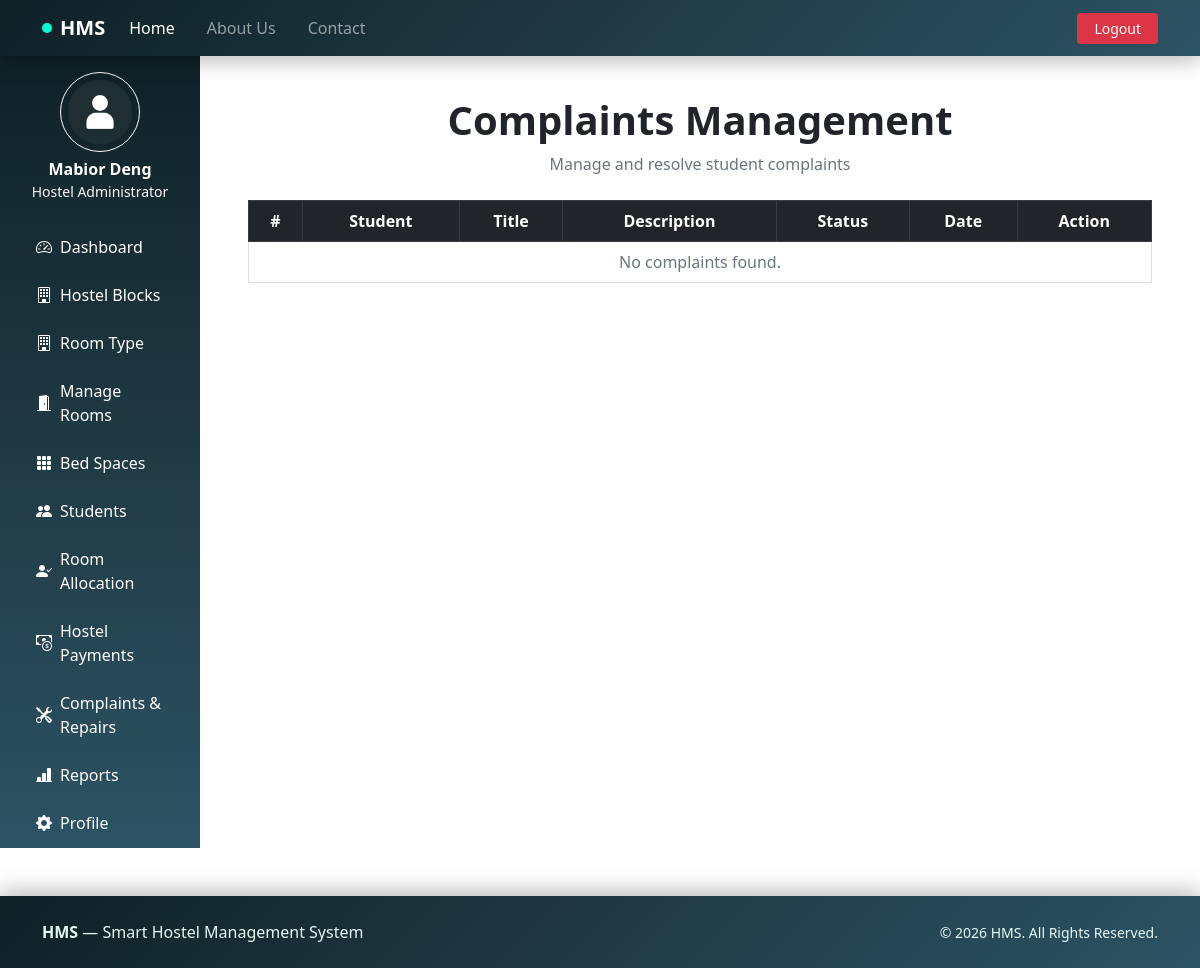
The page /admin/complaints.php (signed in) on the database as committed earlier.
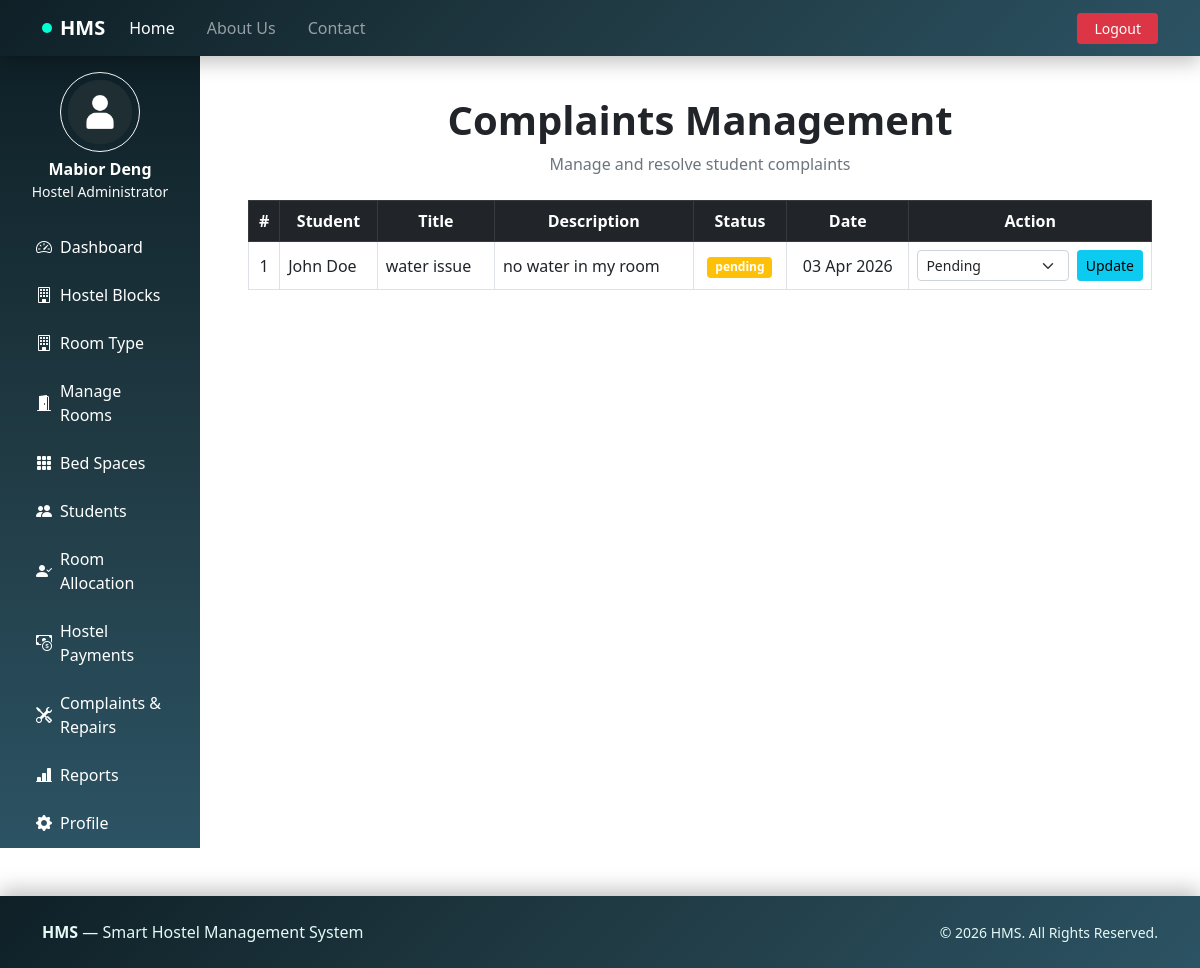
The same page on the database as committed later.
### tables this page shows
CREATE TABLE `complaints` (
  `id` int(11) UNSIGNED NOT NULL,
  `student_id` int(10) UNSIGNED NOT NULL,
  `title` varchar(255) NOT NULL,
  `description` text NOT NULL,
  `status` enum('pending','in_progress','resolved') DEFAULT 'pending',
  `created_at` timestamp NOT NULL DEFAULT current_timestamp(),
  `updated_at` timestamp NOT NULL DEFAULT current_timestamp() ON UPDATE current_timestamp()
);

CREATE TABLE `users` (
  `id` int(10) UNSIGNED NOT NULL,
  `full_name` varchar(100) NOT NULL,
  `email` varchar(100) NOT NULL,
  `role` enum('student','admin') NOT NULL DEFAULT 'student',
  `password` varchar(255) NOT NULL,
  `created_at` timestamp NOT NULL DEFAULT current_timestamp(),
  `updated_at` timestamp NOT NULL DEFAULT current_timestamp() ON UPDATE current_timestamp(),
  `account_status` enum('active','inactive') NOT NULL DEFAULT 'active'
);

### admin/complaints.php (the view, shortened to what this page needs)
<?php
include('includes/dashboardheader.php');
$complaintsResult = mysqli_query($conn, "
    SELECT
        c.id,
        u.full_name,
        c.title,
        c.description,
        c.status,
        c.created_at
    FROM complaints c
    LEFT JOIN users u ON c.student_id = u.id
    ORDER BY c.created_at DESC
");
?>
<div class="container-fluid py-4">
    <div class="text-center mb-4">
        <h1 class="fw-bold">Complaints Management</h1>
        <p class="text-muted">Manage and resolve student complaints</p>
    </div>
    <div class="table-responsive">
        <table class="table table-bordered table-hover align-middle">
            <thead class="table-dark text-center">
                <tr>
                    <th>#</th>
                    <th>Student</th>
                    <th>Title</th>
                    <th>Description</th>
                    <th>Status</th>
                    <th>Date</th>
                    <th>Action</th>
                </tr>
            </thead>
            <tbody>
                <?php if(mysqli_num_rows($complaintsResult) > 0): ?>
                    <?php $i = 1; ?>
                    <?php while($comp = mysqli_fetch_assoc($complaintsResult)): ?>
                        <tr>
                            <td class="text-center"><?= $i++; ?></td>
                            <td><?= htmlspecialchars($comp['full_name'] ?? 'N/A'); ?></td>
                            <td><?= htmlspecialchars($comp['title']); ?></td>
                            <td><?= htmlspecialchars($comp['description']); ?></td>
                            <td class="text-center">
                                <span class="badge bg-<?=
                                    $comp['status'] === 'resolved' ? 'success' :
                                    ($comp['status'] === 'pending' ? 'warning' : 'secondary'); ?>">
                                    <?= htmlspecialchars($comp['status']); ?>
                                </span>
                            </td>
                            <td class="text-center">
                                <?= date('d M Y', strtotime($comp['created_at'])); ?>
                            </td>
                            <td class="text-center">
                                <form method="post" action="../actions/update_complaint.php" class="d-flex gap-2 justify-content-center">
                                    <select name="status" class="form-select form-select-sm">
                                        <option value="pending" <?= $comp['status']=='pending'?'selected':''; ?>>Pending</option>
                                    </select>
                                    <button type="submit" class="btn btn-sm btn-info">
                                        Update
                                    </button>
                                </form>
                            </td>
                        </tr>
                    <?php endwhile; ?>
                <?php else: ?>
                    <tr>
                        <td colspan="7" class="text-center text-muted">No complaints found.</td>
                    </tr>
                <?php endif; ?>
            </tbody>
        </table>
    </div>
</div>
<?php include('includes/dashboardfooter.php'); ?>

Rows that differ between the two databases and show on the page:
added complaints: student.full_name "John Doe", title "water issue", description "no water in my room", status "pending", created_at "03 Apr 2026", status "Pending"
Other text that changed with them:
text no longer shown: "No complaints found."
